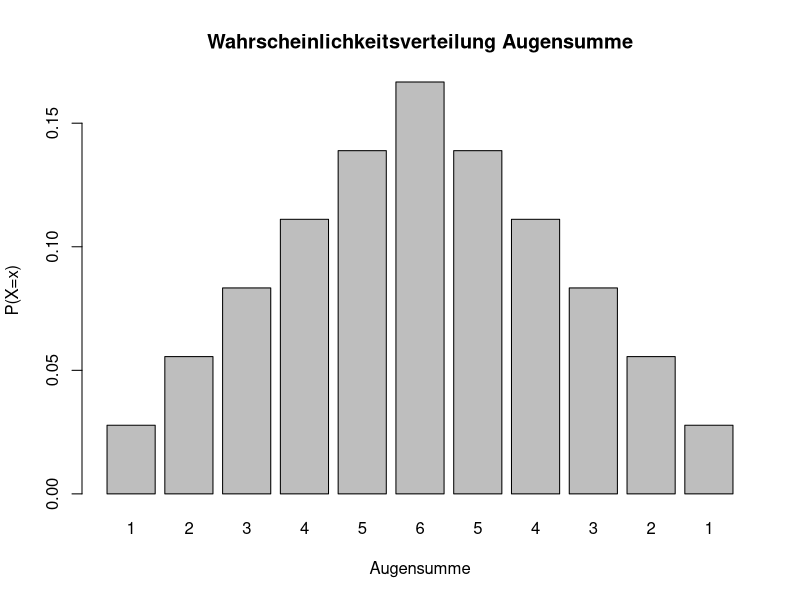

This figure's R source:
# draw barplot of probability distribution
Augensumme <- c(1, 2, 3, 4, 5, 6, 5, 4, 3, 2, 1)
Augensumme_freq <- c(1, 2, 3, 4, 5, 6, 5, 4, 3, 2, 1)
p <- Augensumme / 36
df <- data.frame(Augensumme, p)
barplot(df$p, names.arg = df$Augensumme, main = "Wahrscheinlichkeitsverteilung Augensumme", xlab = "Augensumme", ylab = "P(X=x)")
